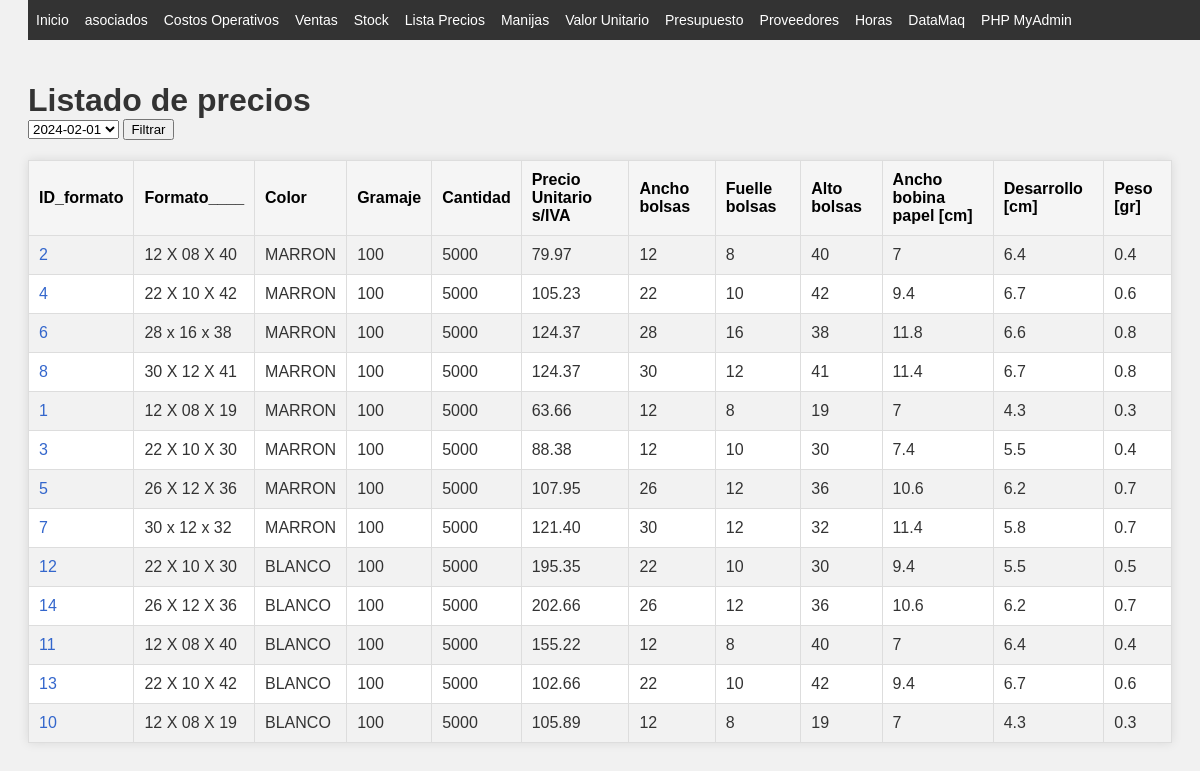
/lista_precios.php?fechaSeleccionada=2023-12-01, run on an earlier commit of the app's database.
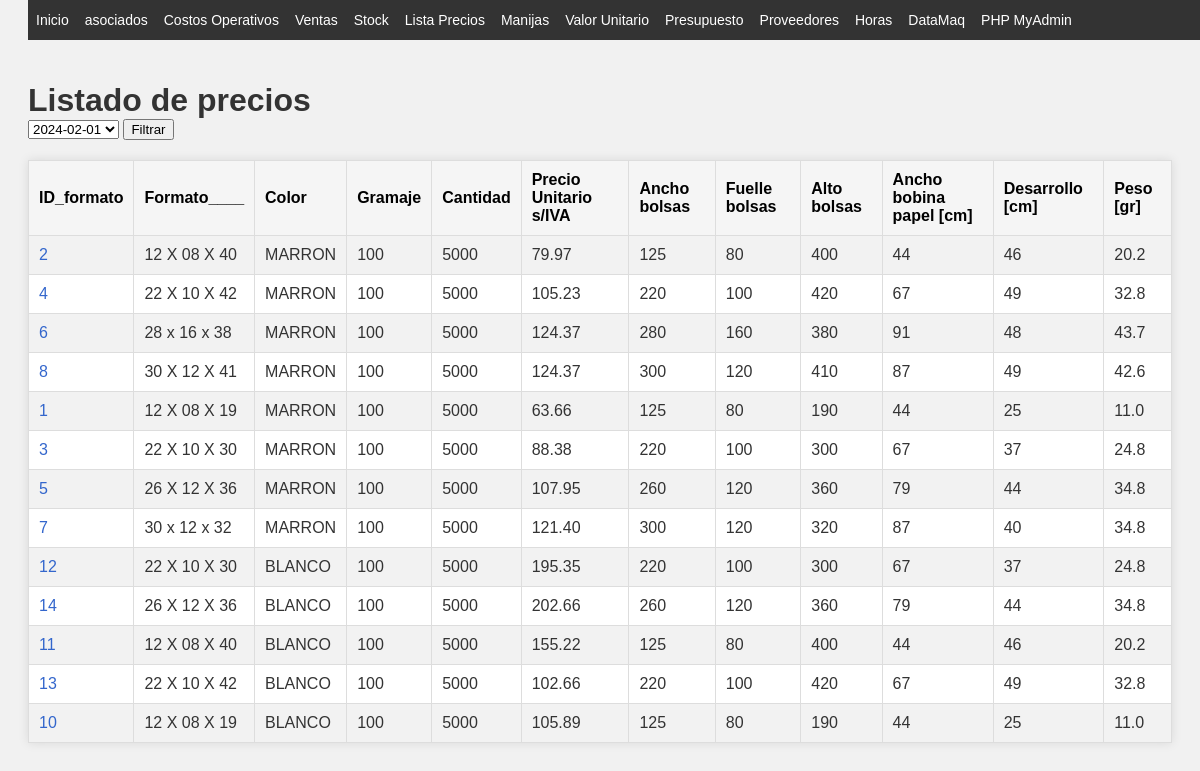
And on a later commit of the database.
### tables this page shows
CREATE TABLE `listado_precios` (
  `ID_listado` int(11) NOT NULL,
  `ID_formato` int(11) DEFAULT NULL,
  `cantidad` int(11) DEFAULT NULL,
  `precio_u_sIVA` decimal(8,2) DEFAULT NULL,
  `fecha_listado` date DEFAULT NULL
);

CREATE TABLE `tabla_1` (
  `ID_formato` int(11) NOT NULL,
  `formato` varchar(14) NOT NULL,
  `ancho` int(11) NOT NULL,
  `fuelle` int(11) NOT NULL,
  `alto` int(11) NOT NULL,
  `color` varchar(11) NOT NULL,
  `gramaje` int(11) NOT NULL,
  `cantidades` int(11) NOT NULL,
  `manijas` bit(1) NOT NULL,
  `fechatiempo` timestamp NULL DEFAULT CURRENT_TIMESTAMP ON UPDATE CURRENT_TIMESTAMP
);

### includes/db_functions.php (called while the page is built, shortened)
<?php
function conectarBD() {
    $conexion = mysqli_connect(DB_SERVER, DB_USERNAME, DB_PASSWORD, DB_NAME);
    return $conexion;
}
function getArraySQL($sql) {
    $conexion = conectarBD();
    $result = mysqli_query($conexion, $sql);
    $rawdata = [];
    while ($row = mysqli_fetch_assoc($result)) {
        $rawdata[] = $row;
    }
    return $rawdata;
}
?>

### lista_precios.php (the view, shortened to what this page needs)
<?php
require "includes/header.php";
include 'includes/db_functions.php';
$sqlFechas = "SELECT DISTINCT fecha_listado FROM listado_precios ORDER BY fecha_listado DESC";
$fechas = getArraySQL($sqlFechas);
?>
<!DOCTYPE html>
<html lang="es">
<head>
    <link rel="stylesheet" href="CSS/style.css">
</head>
<body>
<h1>Listado de precios</h1>
<form action="lista_precios.php" method="GET">
    <select name="fechaSeleccionada">
        <?php
        foreach ($fechas as $fecha) {
            echo '<option value="'.$fecha['fecha_listado'].'">'.$fecha['fecha_listado'].'</option>';
        }
        ?>
    </select>
    <input type="submit" value="Filtrar">
</form>
<?php
$fechaSeleccionada = $_GET['fechaSeleccionada'] ?? '2024-02-01';
$sql = "SELECT t1.ID_formato, t1.formato, t1.color, t1.gramaje, lp.cantidad, lp.precio_u_sIVA, t1.ancho, t1.fuelle, t1.alto
        FROM listado_precios lp
        INNER JOIN tabla_1 t1 ON lp.ID_formato = t1.ID_formato
        WHERE lp.fecha_listado = '$fechaSeleccionada'
        ORDER BY t1.color DESC";
$resultados = getArraySQL($sql);
?>
<table border="1" class="responsive-table">
    <tr>
        <th>ID_formato</th>
        <th>Formato____</th>
        <th>Color</th>
        <th>Gramaje</th>
        <th>Cantidad</th>
        <th>Precio Unitario s/IVA</th>
        <th>Ancho bolsas</th>
        <th>Fuelle bolsas</th>
        <th>Alto bolsas</th>
        <th>Ancho bobina papel [cm]</th>
        <th>Desarrollo [cm]</th>
        <th>Peso [gr]</th>
    </tr>
    <?php
    foreach ($resultados as $resultado) {
        $ancho_bobina = (2*$resultado['ancho']+2*$resultado['fuelle']+30)/10;
        $desarrollo = ($resultado['alto']+$resultado['fuelle']/2+20)/10;
        $superficie = ($ancho_bobina/100 ) * ($desarrollo/100) ;
        $peso = number_format(($superficie * $resultado['gramaje']), 1, '.', '');
        echo "<tr>
                <td><a href='presupuesto.php?&vel=40&peso=$peso&precio_venta={$resultado['precio_u_sIVA']}&formato={$resultado['formato']}&ComVent=20' target='_blank'>{$resultado['ID_formato']}</a></td>
                <td>{$resultado['formato']}         </td>
                <td>{$resultado['color']}           </td>
                <td>{$resultado['gramaje']}         </td>
                <td>{$resultado['cantidad']}        </td>
                <td>{$resultado['precio_u_sIVA']}   </td>
                <td>{$resultado['ancho']}           </td>
                <td>{$resultado['fuelle']}          </td>
                <td>{$resultado['alto']}            </td>
                <td>{$ancho_bobina}                 </td>
                <td>{$desarrollo}                   </td>
                <td>{$peso}                         </td>
              </tr>";
    }
    ?>
</table>
</body>
</html>

### includes/header.php
<?php
echo '<!DOCTYPE html><html><head> <meta charset="UTF-8"> <link rel="stylesheet" type="text/css" href="CSS/index.css"> <link rel="stylesheet" type="text/css" href="CSS/header.css"> <meta name="viewport" content="width=device-width, initial-scale=1.0"> <link rel="shortcut icon" href="/favicon.ico" type="image/x-icon"> <link rel="icon" href="/imagenes/favicon.ico" type="image/x-icon"> </head><body>';
echo "<header> <br><br><br> <div class='topnav'> <ul>";
$paginaActual = basename($_SERVER['PHP_SELF']);
$claseActiva = "class='active'";
echo "<li><a href='/Bolsas/index.php' ".($paginaActual == 'Bolsas/index.php' ? $claseActiva : "").">Inicio</a></li>";
echo "<li><a href='/Bolsas/asociados.php' ".($paginaActual == 'Bolsas/asociados.php' ? $claseActiva : "").">asociados</a></li>";
echo "<li><a href='/Bolsas/costos_operativos.php' ".($paginaActual == 'Bolsas/costos_operativos.php' ? $claseActiva : "").">Costos Operativos</a></li>";
echo "<li><a href='/Bolsas/ventas.php' ".($paginaActual == 'Bolsas/ventas.php' ? $claseActiva : "").">Ventas</a></li>";
echo "<li><a href='/Bolsas/stock.php' ".($paginaActual == 'Bolsas/stock.php' ? $claseActiva : "").">Stock</a></li>";
echo "<li><a href='/Bolsas/lista_precios.php' ".($paginaActual == 'Bolsas/lista_precios.php' ? $claseActiva : "").">Lista Precios</a></li>";
echo "<li><a href='/Bolsas/manijas.php' ".($paginaActual == 'Bolsas/manijas.php' ? $claseActiva : "").">Manijas</a></li>";
echo "<li><a href='/Bolsas/valor_unitario.php' ".($paginaActual == 'Bolsas/valor_unitario.php' ? $claseActiva : "").">Valor Unitario</a></li>";
echo "<li><a href='/Bolsas/presupuesto.php?peso=' ".($paginaActual == 'Bolsas/presupuesto.php?peso=' ? $claseActiva : "").">Presupuesto</a></li>";
echo "<li><a href='/Bolsas/proveedores.php' ".($paginaActual == 'Bolsas/proveedores.php' ? $claseActiva : "").">Proveedores</a></li>";
echo "<li><a href='/horas/index.php' ".($paginaActual == '/horas/index.php' ? $claseActiva : "").">Horas</a></li>";
echo "<li><a href='/DataMaq/index.php' ".($paginaActual == '/DataMaq/index.php' ? $claseActiva : "").">DataMaq</a></li>";
echo "<li><a href='/phpMyAdmin/' target='_blank'>PHP MyAdmin</a></li>";
echo "</ul></div></header>";

### CSS/index.css (style rules this page uses)
body { font-family: verdana; resize: none; }
.topnav ul { list-style-type: none; margin: 0; padding: 0; overflow: hidden; background-color: #333; position: fixed; top: 0; width: 100%; }
.topnav li { float: left; }
.topnav li a { display: block; color: white; text-align: center; padding: 14px 16px; text-decoration: none; }
h1, #cabecera p { margin: 0; padding: 0; }

### CSS/header.css (style rules this page uses)
.topnav ul { list-style-type: none; margin: 0; padding: 0; overflow: hidden; background-color: #333; position: fixed; top: 0; width: 100%; }
.topnav li { float: left; font-size: 16px; }
.topnav li a { display: block; color: white; text-align: center; padding: 12px 8px; text-decoration: none; }
@media screen and (max-width: 1275px) { .topnav li { font-size: 15px; } }

### CSS/style.css (style rules this page uses)
body { font-family: Arial, sans-serif; background-color: #f4f4f4; color: #333; }
table { border-collapse: collapse; width: 80%; margin: 20px auto; background-color: #ffffff; box-shadow: 0 0 10px rgba(0,0,0,0.1); }
th, td { border: 1px solid #ddd; padding: 8px; text-align: left; }
th { background-color: #e9e9e9; color: #000; }
tr:nth-child(even) { background-color: #f2f2f2; }
body { font-family: Arial, sans-serif; background-color: #f1f1f1; padding: 20px; }
h1 { color: #333; }
table { width: 100%; border-collapse: collapse; margin-top: 20px; }
table th, table td { padding: 10px; text-align: left; border: 1px solid #ddd; }
table th { background-color: #f5f5f5; }
table td a { color: #3366cc; text-decoration: none; }
.topnav ul { list-style-type: none; margin: 0; padding: 0; overflow: hidden; background-color: #333; position: fixed; top: 0; width: 100%; }
.topnav li { float: left; font-size: 16px; }
.topnav li a { display: block; color: white; text-align: center; padding: 12px 8px; text-decoration: none; }
@media screen and (max-width: 1275px) { .topnav li { font-size: 15px; } }
@media screen and (max-width: 1200px) { .topnav li { font-size: 14px; } }

What changed in the data, as far as the page shows it:
changed through a linked row, listado_precios (number 1 of 13 on the later page): ID_formato.ancho "12" → "125"; ID_formato.fuelle "8" → "80"; ID_formato.alto "40" → "400"; ID_formato.fuelle "7" → "44"; ID_formato.fuelle "6.4" → "46"; ID_formato.gramaje "0.4" → "20.2"
changed through a linked row, listado_precios (number 2 of 13 on the later page): ID_formato.ancho "22" → "220"; ID_formato.fuelle "10" → "100"; ID_formato.alto "42" → "420"; ID_formato.fuelle "9.4" → "67"; ID_formato.fuelle "6.7" → "49"; ID_formato.gramaje "0.6" → "32.8"
changed through a linked row, listado_precios (number 3 of 13 on the later page): ID_formato.ancho "28" → "280"; ID_formato.fuelle "16" → "160"; ID_formato.alto "38" → "380"; ID_formato.fuelle "11.8" → "91"; ID_formato.fuelle "6.6" → "48"; ID_formato.gramaje "0.8" → "43.7"
changed through a linked row, listado_precios (number 4 of 13 on the later page): ID_formato.ancho "30" → "300"; ID_formato.fuelle "12" → "120"; ID_formato.alto "41" → "410"; ID_formato.fuelle "11.4" → "87"; ID_formato.fuelle "6.7" → "49"; ID_formato.gramaje "0.8" → "42.6"
changed through a linked row, listado_precios (number 5 of 13 on the later page): ID_formato.ancho "12" → "125"; ID_formato.fuelle "8" → "80"; ID_formato.alto "19" → "190"; ID_formato.fuelle "7" → "44"; ID_formato.fuelle "4.3" → "25"; ID_formato.gramaje "0.3" → "11.0"
changed through a linked row, listado_precios (number 6 of 13 on the later page): ID_formato.ancho "12" → "220"; ID_formato.fuelle "10" → "100"; ID_formato.alto "30" → "300"; ID_formato.fuelle "7.4" → "67"; ID_formato.fuelle "5.5" → "37"; ID_formato.gramaje "0.4" → "24.8"
changed through a linked row, listado_precios (number 7 of 13 on the later page): ID_formato.ancho "26" → "260"; ID_formato.fuelle "12" → "120"; ID_formato.alto "36" → "360"; ID_formato.fuelle "10.6" → "79"; ID_formato.fuelle "6.2" → "44"; ID_formato.gramaje "0.7" → "34.8"
changed through a linked row, listado_precios (number 8 of 13 on the later page): ID_formato.ancho "30" → "300"; ID_formato.fuelle "12" → "120"; ID_formato.alto "32" → "320"; ID_formato.fuelle "11.4" → "87"; ID_formato.fuelle "5.8" → "40"; ID_formato.gramaje "0.7" → "34.8"
changed through a linked row, listado_precios (number 9 of 13 on the later page): ID_formato.ancho "22" → "220"; ID_formato.fuelle "10" → "100"; ID_formato.alto "30" → "300"; ID_formato.fuelle "9.4" → "67"; ID_formato.fuelle "5.5" → "37"; ID_formato.gramaje "0.5" → "24.8"
changed through a linked row, listado_precios (number 10 of 13 on the later page): ID_formato.ancho "26" → "260"; ID_formato.fuelle "12" → "120"; ID_formato.alto "36" → "360"; ID_formato.fuelle "10.6" → "79"; ID_formato.fuelle "6.2" → "44"; ID_formato.gramaje "0.7" → "34.8"
changed through a linked row, listado_precios (number 11 of 13 on the later page): ID_formato.ancho "12" → "125"; ID_formato.fuelle "8" → "80"; ID_formato.alto "40" → "400"; ID_formato.fuelle "7" → "44"; ID_formato.fuelle "6.4" → "46"; ID_formato.gramaje "0.4" → "20.2"
changed through a linked row, listado_precios (number 12 of 13 on the later page): ID_formato.ancho "22" → "220"; ID_formato.fuelle "10" → "100"; ID_formato.alto "42" → "420"; ID_formato.fuelle "9.4" → "67"; ID_formato.fuelle "6.7" → "49"; ID_formato.gramaje "0.6" → "32.8"
changed through a linked row, listado_precios (number 13 of 13 on the later page): ID_formato.ancho "12" → "125"; ID_formato.fuelle "8" → "80"; ID_formato.alto "19" → "190"; ID_formato.fuelle "7" → "44"; ID_formato.fuelle "4.3" → "25"; ID_formato.gramaje "0.3" → "11.0"
